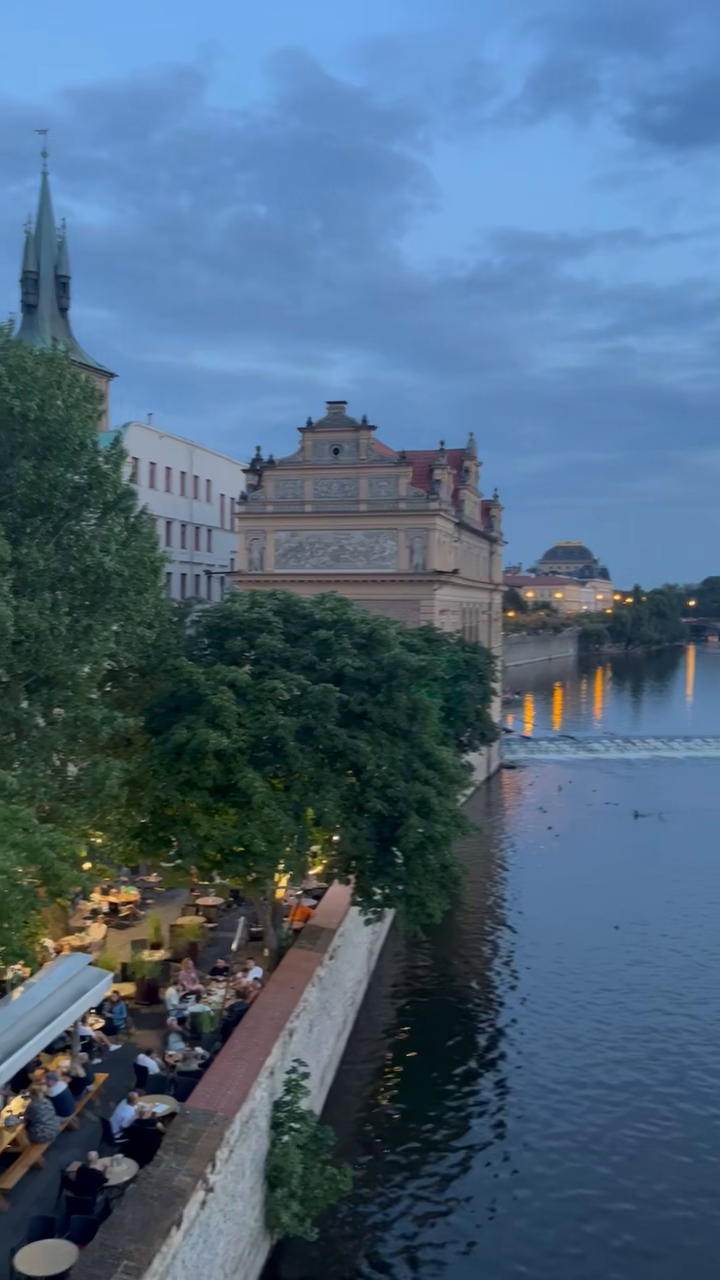
#> input picture frame 21 of hw-practice/video.mp4, 720 x 1280 px
$ python file1.py
#> lines starting #> are read from the running program, lines starting #| are printed output that depends on the picture; after the words box and inside, x2 and y2 are one past the last pixel; in counts of white or black regions, pixels touching at a corner belong together
import cv2
import numpy as np
import math

# 피부색 범위 설정
lower_skin = np.array([0, 20, 70], dtype=np.uint8)
upper_skin = np.array([20, 255, 255], dtype=np.uint8)

# 입력 비디오 설정
cap = cv2.VideoCapture('video.mp4')  # 비디오 파일 경로 확인


if not cap.isOpened():
    print('동영상 연결 실패')
    exit()

frame_size = (int(cap.get(cv2.CAP_PROP_FRAME_WIDTH)),   # 비디오 크기 지정
              int(cap.get(cv2.CAP_PROP_FRAME_HEIGHT)))

# 비디오 인코더 및 출력 설정
fourcc = cv2.VideoWriter_fourcc(*'mp4v')
fps = cap.get(cv2.CAP_PROP_FPS)
output = cv2.VideoWriter('./record.mp4', fourcc, fps, frame_size)

while cap.isOpened():
    ret, frame = cap.read()
#> frame is the input picture: shape (1280, 720, 3); mean B, G, R 126.1, 102.4, 76.8
    if not ret:
        print('프레임 획득에 실패했습니다.')
        break

    # 프레임 좌우 반전 및 HSV 변환
    frame = cv2.flip(frame, 1)
    hsv = cv2.cvtColor(frame, cv2.COLOR_BGR2HSV)
#> hsv: shape (1280, 720, 3); mean H, S, V 97.1, 108.7, 130.1

    # 피부색 영역 마스크 생성
    mask = cv2.inRange(hsv, lower_skin, upper_skin)
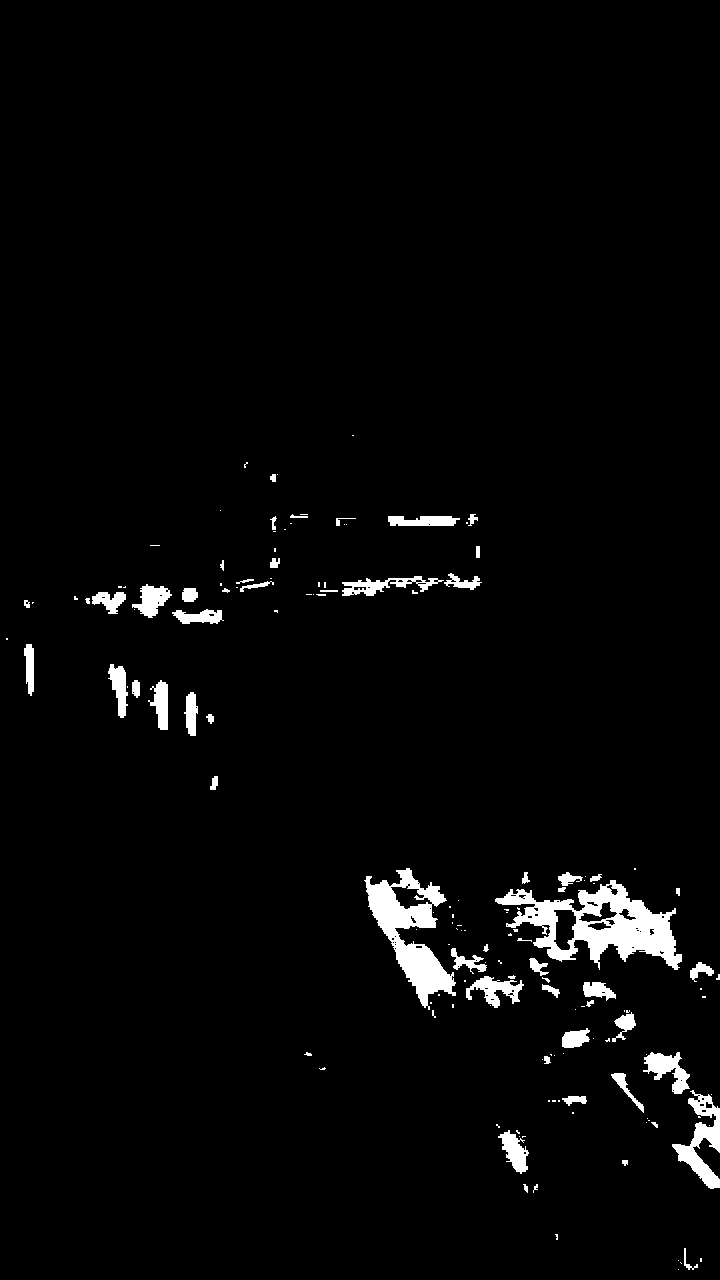
#> mask: shape (1280, 720); 2.8% white; 152 white regions (93 under 20 px)

    # Gaussian Blur 적용
    mask = cv2.GaussianBlur(mask, (5,5), 0)

    mask = cv2.dilate(mask, None, iterations=2)
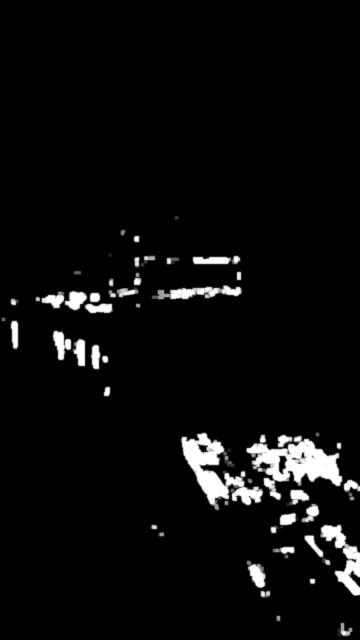
#> mask: shape (1280, 720) (shown at 1/2 size); min 0, max 255, mean 11.5
    mask = cv2.erode(mask, None, iterations=1)
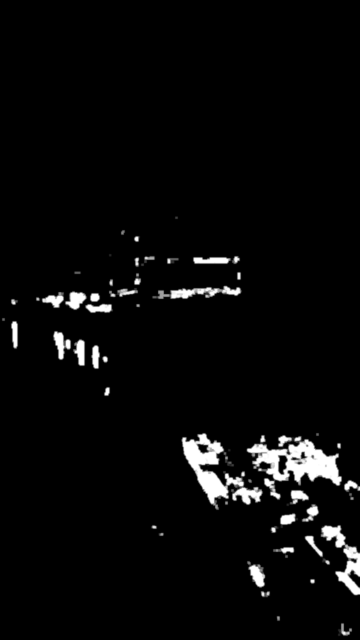
#> mask: shape (1280, 720) (shown at 1/2 size); min 0, max 255, mean 9.5

    # 윤곽선 찾기
    contours, _ = cv2.findContours(mask, cv2.RETR_TREE, cv2.CHAIN_APPROX_SIMPLE)
#> contours = 47 contours, 1 with area under 20; largest, box (x1, y1, x2, y2) and area: (492, 869, 685, 1001) 13189, (361, 865, 527, 1021) 10740, (640, 1049, 720, 1192) 4608, (303, 570, 485, 599) 2908, (105, 661, 171, 733) 2356
    if contours:
        # 가장 큰 윤곽선 선택
        hand_contour = max(contours, key=cv2.contourArea)
#> hand_contour = contour of 293 points, box (x1, y1, x2, y2) (492, 869, 685, 1001), area 13189

        # 손 윤곽선 그리기
        cv2.drawContours(frame, [hand_contour], -1, (255, 0, 0), 2)

        # Convex Hull과 Convexity Defects 계산
        hull = cv2.convexHull(hand_contour, returnPoints=False)
#> hull = [271, 262, 259, 223, 205, 204, 201, 198, 91, 90, 78, 39, 20, 19, 18, 0]
        defects = cv2.convexityDefects(hand_contour, hull)
#> defects = [[271, 0, 280, 7168], [0, 18, 5, 2667], [20, 39, 32, 3207], [39, 78, 53, 6676], [78, 90, 82, 699], [91, 198, 122, 12989], [198, 201, 199, 181], [201, 204, 202, 405], [205, 223, 216, 2218], [223, 259, 230, 3634], [259, 262, 260, 1311], [262, 271, 266, 960]]

        # 손가락 끝점 개수 계산
        finger_count = 0
        if defects is not None:
            for i in range(defects.shape[0]):
                s, e, f, d = defects[i, 0]
                start = tuple(hand_contour[s][0])
                end = tuple(hand_contour[e][0])
                far = tuple(hand_contour[f][0])

                # 손가락 끝점 각도 계산
                a = math.dist(start, end)
                b = math.dist(start, far)
                c = math.dist(end, far)
                angle = math.acos((b ** 2 + c ** 2 - a ** 2) / (2 * b * c))

                # 깊이 기준과 각도 기준
                if d > 4000 and angle <= math.radians(100):
                    finger_count += 1
                    cv2.circle(frame, start, 5, (0, 0, 255), -1)
#> this loop made 12 passes
#> (s, e, f, d, start, end, far, a) on passes 1 to 6: (271, 0, 280, 7168, (571, 869), (521, 869), (554, 897), 50), (0, 18, 5, 2667, (521, 869), (493, 895), (518, 886), 38.21), (20, 39, 32, 3207, (492, 904), (505, 938), (510, 916), 36.4), (39, 78, 53, 6676, (505, 938), (539, 992), (544, 951), 63.81), (78, 90, 82, 699, (539, 992), (553, 1000), (548, 994), 16.12), (91, 198, 122, 12989, (560, 1000), (680, 972), (581, 943), 123.2)
#> frame: shape (1280, 720, 3); mean B, G, R 126.7, 102.2, 76.7
#> after the loop, finger_count = 2

        # 가위바위보 판별
        if finger_count == 0:
            result = "Rock"
        elif finger_count == 2:
            result = "Scissors"
        elif finger_count >= 4:
            result = "Paper"
        else:
            result = "Undetermined"

        # 결과 표시
        cv2.putText(frame, result, (10, 50), cv2.FONT_HERSHEY_SIMPLEX, 2, (255, 0, 0), 2)
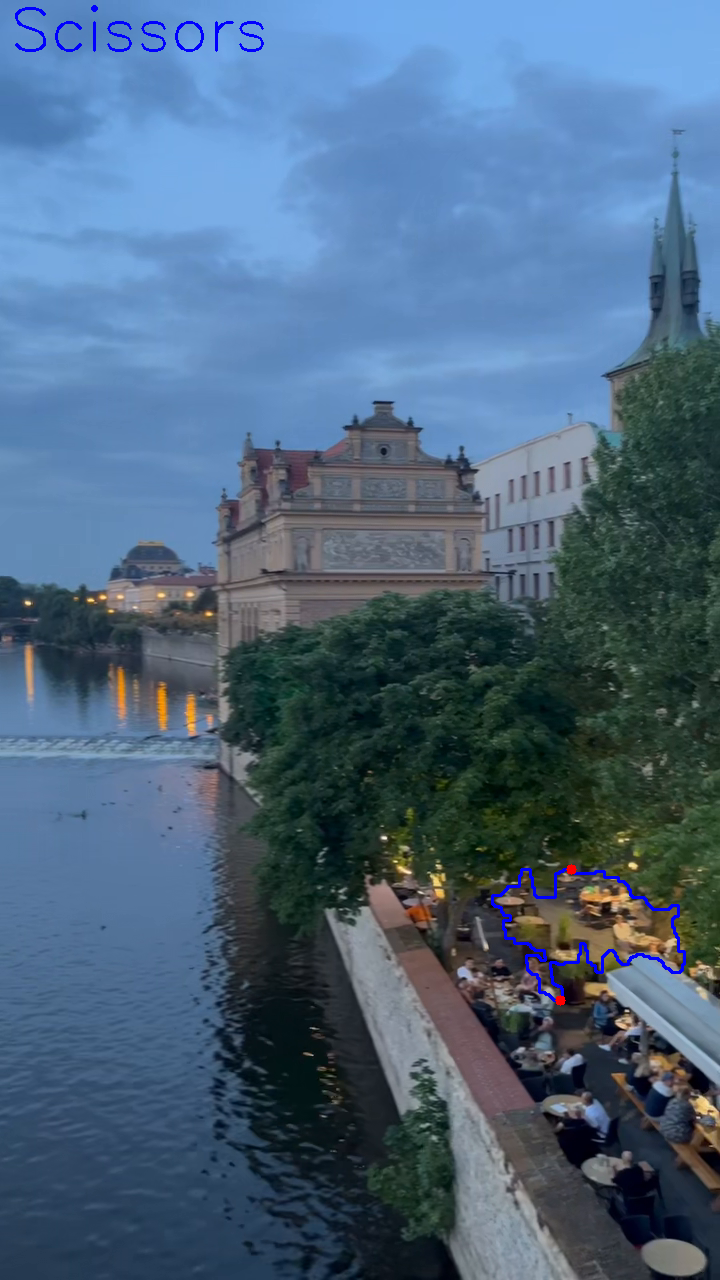
#> frame: shape (1280, 720, 3); mean B, G, R 126.8, 101.9, 76.5

    # 결과 비디오에 프레임 저장
    output.write(frame)


    # 결과 프레임을 출력
    cv2.imshow('Rock Paper Scissors', frame)

    # 일정 시간 대기 (프레임 간의 지연)
    if cv2.waitKey(70) & 0xFF == ord('q'):
#> (key q is pressed here)
        break


cap.release()
output.release()
cv2.destroyAllWindows()

$ run again, starting later in the video
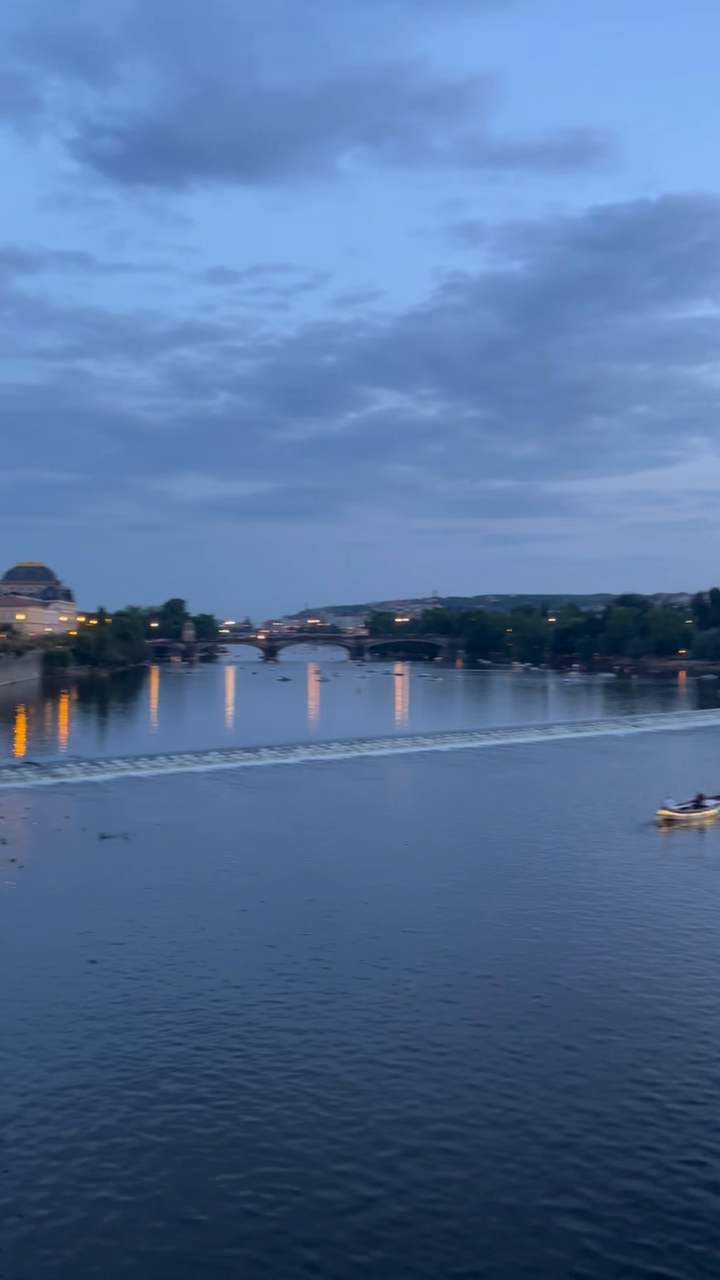
#> input picture frame 94 of hw-practice/video.mp4, 720 x 1280 px
#> frame is the input picture: shape (1280, 720, 3); mean B, G, R 154.2, 112.1, 82.5
#> hsv: shape (1280, 720, 3); mean H, S, V 107.3, 124.5, 154.5
#> `mask = cv2.inRange(hsv, lower_skin, upper_skin)`:
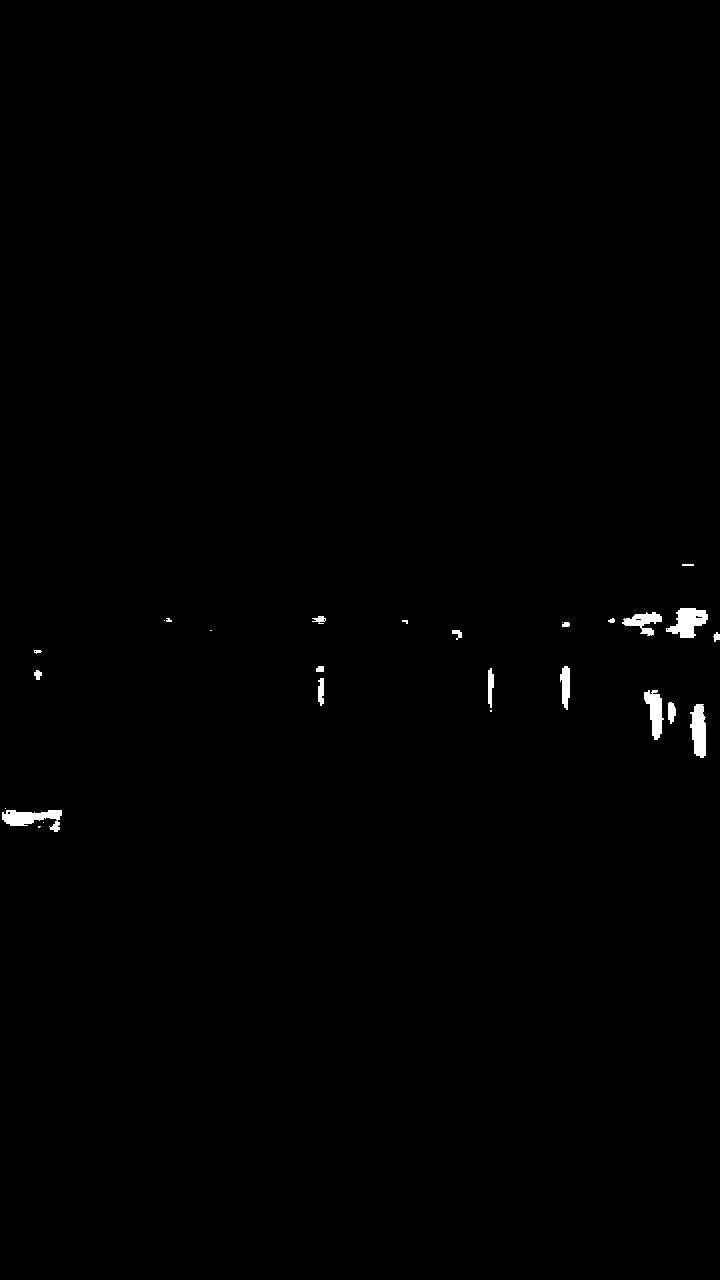
#> mask: shape (1280, 720); 0.47% white; 27 white regions (9 under 20 px)
#> contours = 17 contours; largest, box (x1, y1, x2, y2) and area: (605, 605, 711, 641) 2214, (0, 805, 65, 835) 1352, (641, 687, 679, 743) 1302, (687, 701, 709, 761) 1058, (557, 663, 573, 713) 618
#> hand_contour = contour of 82 points, box (x1, y1, x2, y2) (605, 605, 711, 641), area 2214
#> hull = [81, 78, 75, 74, 71, 65, 62, 61, 44, 41, 34, 32, 31, 27, 18, 0]
#> defects = [[0, 18, 8, 4427], [18, 27, 22, 845], [27, 31, 28, 114], [32, 34, 33, 114], [34, 41, 39, 1835], [41, 44, 42, 422], [44, 61, 53, 3856], [62, 65, 63, 181], [65, 71, 66, 1475], [71, 74, 72, 343], [75, 78, 77, 343], [78, 81, 79, 452]]
#> the loop `for i in range(defects.shape[0]):` made 12 passes
#> (s, e, f, d, start, end, far, a) on passes 1 to 7: (0, 18, 8, 4427, (677, 605), (643, 609), (672, 623), 34.23), (18, 27, 22, 845, (643, 609), (609, 615), (628, 615), 34.53), (27, 31, 28, 114, (609, 615), (605, 617), (608, 616), 4.47), (32, 34, 33, 114, (605, 624), (607, 625), (606, 624), 2.24), (34, 41, 39, 1835, (607, 625), (637, 636), (636, 628), 31.95), (41, 44, 42, 422, (637, 636), (644, 638), (643, 636), 7.28), (44, 61, 53, 3856, (644, 638), (677, 640), (662, 624), 33.06)
#> after the loop `for i in range(defects.shape[0]):`: finger_count = 1
#> `cv2.putText(frame, result, (10, 50), cv2.FONT_HERSHEY_SIMPLEX, 2, (255..`:
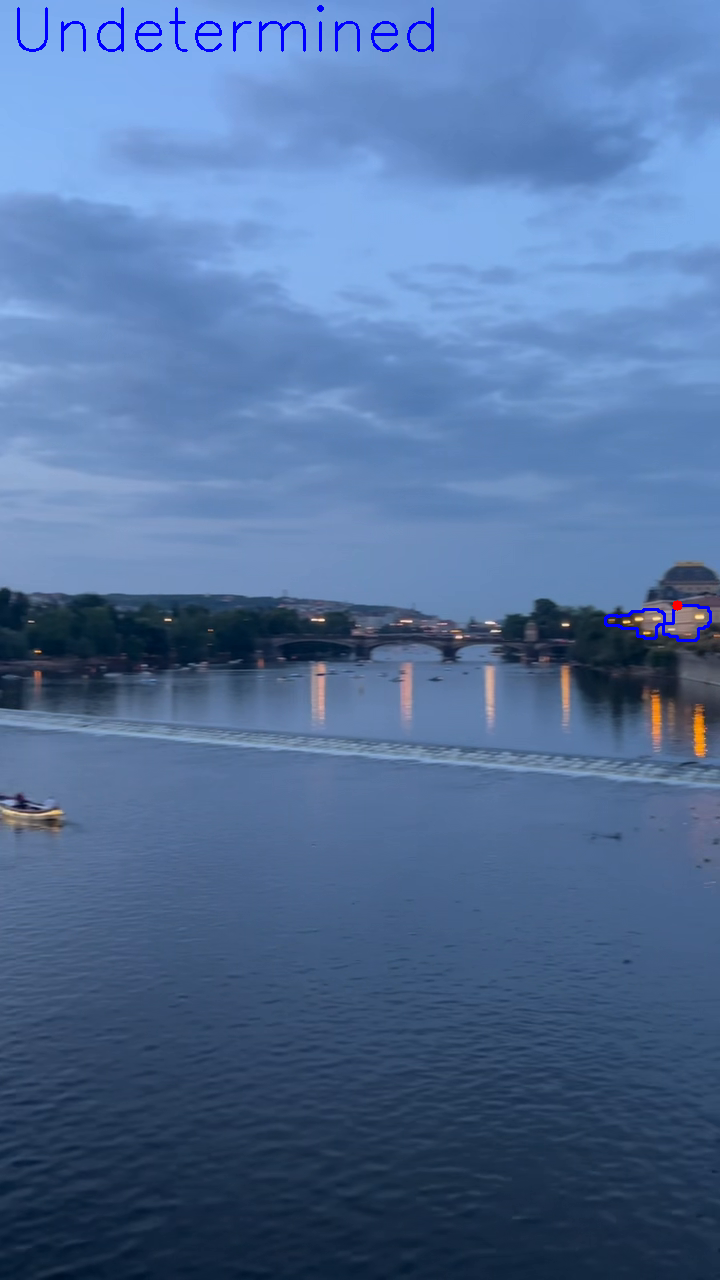
#> frame: shape (1280, 720, 3); mean B, G, R 154.4, 111.4, 82
